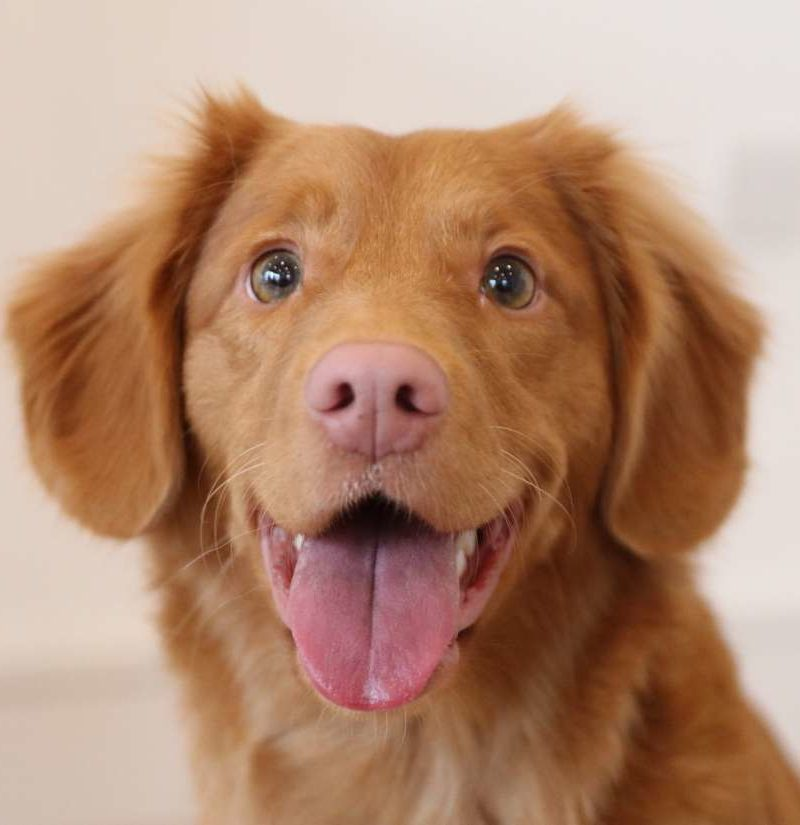
#> input picture cv/PS2/input_images/dog.jpg, 800 x 825 px; its folder holds 6 pictures in this run
$ python experiment.py
#> lines starting #> are read from the running program, lines starting #| are printed output that depends on the picture; after the words box and inside, x2 and y2 are one past the last pixel; in counts of white or black regions, pixels touching at a corner belong together
#> in compression_runner, img_bgr is the input picture: shape (825, 800, 3); mean B, G, R 112.3, 137.1, 177.1
### cv/PS2/ps2.py
import cv2
import numpy as np
from matplotlib import pyplot as plt
from scipy.signal import correlate2d


# [288 lines left out: functions traffic_light_detection, construction_sign_detection, template_match, not called in this run]


'''Below is the helper code to print images for the report'''
# [7 lines of commented-out code are left out]


# [180 lines left out: functions dft, idft, dft2, idft2, not called in this run]
    # [4 lines of commented-out code are left out]


def compress_image_fft(img_bgr, threshold_percentage):
    """Return compressed image by converting to fourier domain, thresholding based on threshold percentage, and converting back to fourier domain
    Args:
        img_bgr (np.array): numpy array of shape (n,m,3) representing bgr image
        threshold_percentage (float): between 0 and 1 representing what percentage of Fourier image to keep
    Returns:
        img_compressed (np.array): numpy array of shape (n,m,3) representing compressed image. (Make sure the data type of the np array is float64)
        compressed_frequency_img (np.array): numpy array of shape (n,m,3) representing the compressed image in the frequency domain

    """
#> called with threshold_percentage = 0.05
    # start here for later to be filled
    img_compress = np.zeros_like(img_bgr, dtype=np.float64)
    # need to fix complex np bug here
    compress_freq_img = np.zeros_like(img_bgr, dtype=np.complex128)

    # process each channel sep
    for channel in range(3):
        # use np.fft as recommended
        # channel_data = img_bgr[:, :, channel].astype(np.float64)
        # freq_img = dft2(channel_data)
        # using fft cuz of precision issues
        freq_img = np.fft.fft2(img_bgr[:, :, channel])
        mag = np.abs(freq_img)
        flat_mag = mag.ravel()

        # calculate exact number of coefficients to keep
        num_coeffs = len(flat_mag)
        num_keep = int(threshold_percentage * num_coeffs)

        # use argpartition to select exactly the top num_keep coefficients
        # I had to do so much crap to get this to wotk, it failed the local
        if num_keep > 0 and num_keep < num_coeffs:
            # argpartition gives indices of the largest num_keep values
            partition_idx = num_coeffs - num_keep
            top_indices = np.argpartition(flat_mag, partition_idx)[partition_idx:]
            # create mask with exactly num_keep True values
            flat_mask = np.zeros(num_coeffs, dtype=bool)
            flat_mask[top_indices] = True
            mask = flat_mask.reshape(mag.shape)
        elif num_keep == 0:
            mask = np.zeros_like(mag, dtype=bool)
        else:
            mask = np.ones_like(mag, dtype=bool)
        compressed_freq = freq_img * mask
        # img_channel = idft2(compressed_freq)
        # again using the excpetion mentioned in the pdf
        img_channel = np.fft.ifft2(compressed_freq)
        img_compress[:, :, channel] = np.real(img_channel)

        # Debug all channels
        print(f"Channel {channel} - Num kept coeffs: {mask.sum()}")

        compress_freq_img[:, :, channel] = compressed_freq
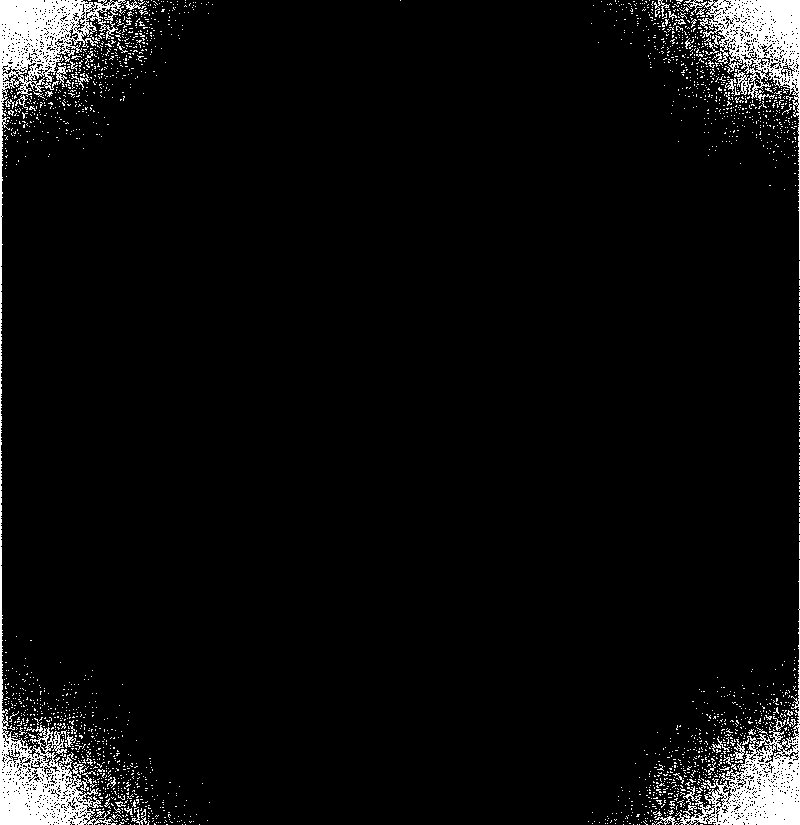
#> mask: shape (825, 800) bool; 5% white; 2183 white regions (2138 under 20 px), largest, box (x1, y1, x2, y2) and area: (0, 0, 126, 825) 13382, (683, 0, 800, 260) 6240, (675, 560, 800, 825) 6113

    # Convert complex frequency to magnitude for saving
    # freq_magnitude = np.log(1 + np.abs(compress_freq_img))
    # freq_magnitude = cv2.normalize(freq_magnitude, None, 0, 255, cv2.NORM_MINMAX)
    # return img_compress, freq_magnitude.astype(np.uint8)

    return img_compress, compress_freq_img


# [65 lines left out: function low_pass_filter, not called in this run]

### cv/PS2/experiment.py
import os
import cv2
import numpy as np
from matplotlib import pyplot as plt

import ps2

INPUT_DIR = "input_images/"
OUTPUT_DIR = "output_images/"

# -- display utils
marker_color = (255, 0, 255)
text_color = (90, 90, 90)
text_thickness = 2
font_face = cv2.FONT_HERSHEY_SIMPLEX
font_scale = 0.5


# [156 lines left out: functions place_text, draw_tl_center, mark_traffic_signs, part_1a, part_1b, template_match_test, not called in this run]


def compression_runner():
    img_bgr = cv2.imread(INPUT_DIR + 'dog.jpg', cv2.IMREAD_COLOR)

    # Set the fraction of frequencies to keep for compression
    keep = 0.05

    img_compressed, compressed_frequency_img = ps2.compress_image_fft(
        img_bgr, keep)
    cv2.imwrite(OUTPUT_DIR + 'dog_compressed.jpg', img_compressed)
    # Convert complex frequency to magnitude for saving
    freq_magnitude = np.log(1 + np.abs(compressed_frequency_img))
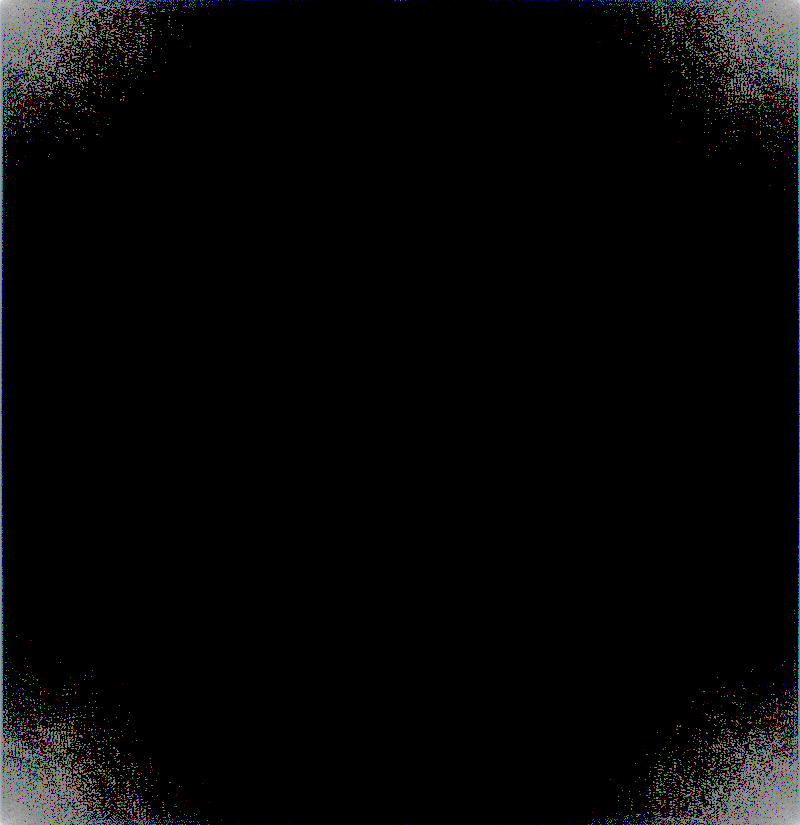
#> freq_magnitude: shape (825, 800, 3) float64; mean of channels 0, 1, 2 0.497, 0.493, 0.489; drawn with min black and max white
    freq_magnitude = cv2.normalize(freq_magnitude, None, 0, 255, cv2.NORM_MINMAX)
    cv2.imwrite(OUTPUT_DIR + 'dog_compressed_frequency.jpg',
                freq_magnitude.astype(np.uint8))


# [16 lines left out: function low_pass_filter_runner, not called in this run]


if __name__ == "__main__":
    # Create Ouput directory
    if not os.path.exists("output_images"):
        os.makedirs("output_images")
    # part_1a()
    # part_1b()
    # template_match_test()
    compression_runner()
    # low_pass_filter_runner()
